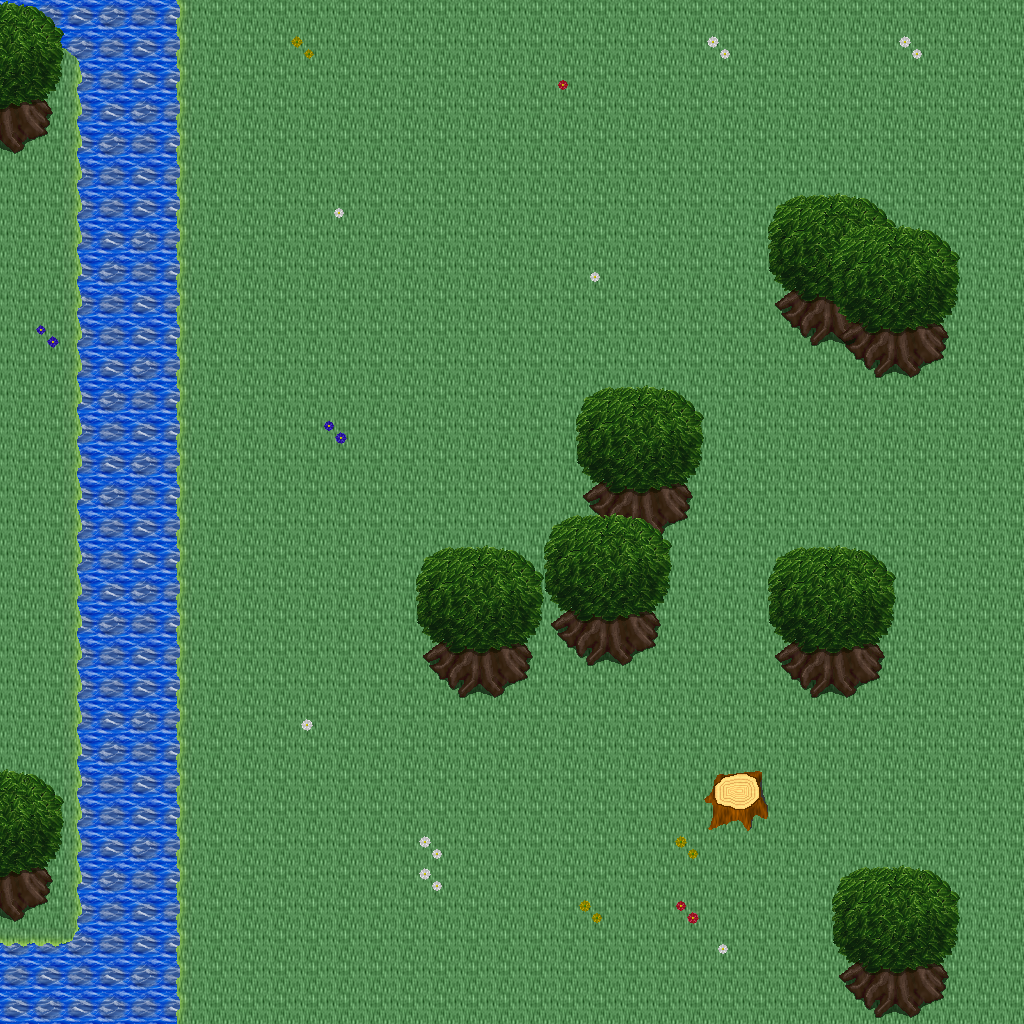

A 2D game scene composited from a Tiled map and its tileset images. What follows is a short description and the map's XML, with each tile layer's data collapsed to a summary:
An orthogonal 32x32 tile map with 32x32 px tiles, 5 tile layers (Ground, Objects, Objects2, Above, ...), 1 hidden layer not drawn, 42 tilesets.

<map version="1.10" tiledversion="1.11.0" orientation="orthogonal" renderorder="right-down" width="32" height="32" tilewidth="32" tileheight="32" infinite="0" nextlayerid="11" nextobjectid="1">
 <tileset firstgid="1" name="logic_collision" tilewidth="32" tileheight="32" tilecount="1" columns="1">
  <image source="../drawable/logic_collision.png" width="32" height="32" />
 </tileset>
 <tileset firstgid="2" name="building_decoration_orbpedestal" tilewidth="32" tileheight="32" tilecount="2" columns="1">
  <image source="../drawable/building_decoration_orbpedestal.png" width="32" height="64" />
 </tileset>
 <tileset firstgid="4" name="building_decoration_block" tilewidth="32" tileheight="32" tilecount="2" columns="2">
  <image source="../drawable/building_decoration_block.png" width="64" height="32" />
 </tileset>
 <tileset firstgid="6" name="building_decoration_chimney" tilewidth="32" tileheight="32" tilecount="2" columns="1">
  <image source="../drawable/building_decoration_chimney.png" width="32" height="64" />
 </tileset>
 <tileset firstgid="8" name="building_fence_fence_chunky" tilewidth="32" tileheight="32" tilecount="21" columns="3">
  <image source="../drawable/building_fence_fence_chunky.png" width="96" height="224" />
 </tileset>
 <tileset firstgid="29" name="ground_cobbled_paving" tilewidth="32" tileheight="32" tilecount="1" columns="1">
  <image source="../drawable/ground_cobbled_paving.png" width="32" height="32" />
 </tileset>
 <tileset firstgid="30" name="ground_gravel" tilewidth="32" tileheight="32" tilecount="1" columns="1">
  <image source="../drawable/ground_gravel.png" width="32" height="32" />
 </tileset>
 <tileset firstgid="31" name="ground_stone_floors" tilewidth="32" tileheight="32" tilecount="6" columns="3">
  <image source="../drawable/ground_stone_floors.png" width="96" height="64" />
 </tileset>
 <tileset firstgid="37" name="ground_ground" tilewidth="32" tileheight="32" tilecount="33" columns="3">
  <image source="../drawable/ground_ground.png" width="96" height="352" />
 </tileset>
 <tileset firstgid="70" name="plant_bush_hedge" tilewidth="32" tileheight="32" tilecount="35" columns="5">
  <image source="../drawable/plant_bush_hedge.png" width="160" height="224" />
 </tileset>
 <tileset firstgid="105" name="plant_bush_various_small" tilewidth="32" tileheight="32" tilecount="9" columns="3">
  <image source="../drawable/plant_bush_various_small.png" width="96" height="96" />
 </tileset>
 <tileset firstgid="114" name="plant_flower_daisy_blue" tilewidth="32" tileheight="32" tilecount="8" columns="2">
  <image source="../drawable/plant_flower_daisy_blue.png" width="64" height="128" />
 </tileset>
 <tileset firstgid="122" name="plant_flower_daisy_red" tilewidth="32" tileheight="32" tilecount="8" columns="2">
  <image source="../drawable/plant_flower_daisy_red.png" width="64" height="128" />
 </tileset>
 <tileset firstgid="130" name="plant_flower_daisy_white" tilewidth="32" tileheight="32" tilecount="8" columns="2">
  <image source="../drawable/plant_flower_daisy_white.png" width="64" height="128" />
 </tileset>
 <tileset firstgid="138" name="plant_flower_daisy_yellow" tilewidth="32" tileheight="32" tilecount="8" columns="2">
  <image source="../drawable/plant_flower_daisy_yellow.png" width="64" height="128" />
 </tileset>
 <tileset firstgid="146" name="plant_vine_plait" tilewidth="32" tileheight="32" tilecount="9" columns="3">
  <image source="../drawable/plant_vine_plait.png" width="96" height="96" />
 </tileset>
 <tileset firstgid="155" name="furniture_light_iron_lamp" tilewidth="32" tileheight="32" tilecount="3" columns="1">
  <image source="../drawable/furniture_light_iron_lamp.png" width="32" height="96" />
 </tileset>
 <tileset firstgid="158" name="furniture_light_flames" tilewidth="32" tileheight="32" tilecount="6" columns="6">
  <image source="../drawable/furniture_light_flames.png" width="192" height="32" />
 </tileset>
 <tileset firstgid="164" name="ground_grass_corners" tilewidth="32" tileheight="32" tilecount="24" columns="6">
  <image source="../drawable/ground_grass_corners.png" width="192" height="128" />
 </tileset>
 <tileset firstgid="188" name="ground_grass_edges" tilewidth="32" tileheight="32" tilecount="36" columns="12">
  <image source="../drawable/ground_grass_edges.png" width="384" height="96" />
 </tileset>
 <tileset firstgid="224" name="plant_tree_tree_golden_large" tilewidth="32" tileheight="32" tilecount="24" columns="4">
  <image source="../drawable/plant_tree_tree_golden_large.png" width="128" height="192" />
 </tileset>
 <tileset firstgid="248" name="ground_water_dungeon_water" tilewidth="32" tileheight="32" tilecount="30" columns="3">
  <image source="../drawable/ground_water_dungeon_water.png" width="96" height="320" />
 </tileset>
 <tileset firstgid="278" name="plant_indoor_pot_plant_1" tilewidth="32" tileheight="32" tilecount="12" columns="6">
  <image source="../drawable/plant_indoor_pot_plant_1.png" width="192" height="64" />
 </tileset>
 <tileset firstgid="290" name="logic_creature_human_imperial" tilewidth="32" tileheight="32" tilecount="16" columns="8">
  <image source="../drawable/logic_creature_human_imperial.png" width="256" height="64" />
 </tileset>
 <tileset firstgid="306" name="item_statue_metal_and_stone" tilewidth="32" tileheight="32" tilecount="6" columns="3">
  <image source="../drawable/item_statue_metal_and_stone.png" width="96" height="64" />
 </tileset>
 <tileset firstgid="312" name="item_statue_grey_stone" tilewidth="32" tileheight="32" tilecount="4" columns="2">
  <image source="../drawable/item_statue_grey_stone.png" width="64" height="64" />
 </tileset>
 <tileset firstgid="316" name="building_castle" tilewidth="32" tileheight="32" tilecount="320" columns="20">
  <image source="../drawable/building_castle.png" width="640" height="512" />
 </tileset>
 <tileset firstgid="636" name="building_church" tilewidth="32" tileheight="32" tilecount="56" columns="8">
  <image source="../drawable/building_church.png" width="256" height="224" />
 </tileset>
 <tileset firstgid="692" name="item_pot_pot_golden" tilewidth="32" tileheight="32" tilecount="4" columns="4">
  <image source="../drawable/item_pot_pot_golden.png" width="128" height="32" />
 </tileset>
 <tileset firstgid="696" name="furniture_table_bench" tilewidth="32" tileheight="32" tilecount="3" columns="3">
  <image source="../drawable/furniture_table_bench.png" width="96" height="32" />
 </tileset>
 <tileset firstgid="699" name="item_statue_green_stone" tilewidth="32" tileheight="32" tilecount="12" columns="4">
  <image source="../drawable/item_statue_green_stone.png" width="128" height="96" />
 </tileset>
 <tileset firstgid="711" name="item_statue_green_stone_2" tilewidth="32" tileheight="32" tilecount="6" columns="2">
  <image source="../drawable/item_statue_green_stone_2.png" width="64" height="96" />
 </tileset>
 <tileset firstgid="717" name="plant_bush_hosta" tilewidth="32" tileheight="32" tilecount="9" columns="3">
  <image source="../drawable/plant_bush_hosta.png" width="96" height="96" />
 </tileset>
 <tileset firstgid="726" name="plant_tree_tree_green" tilewidth="32" tileheight="32" tilecount="88" columns="8">
  <image source="../drawable/plant_tree_tree_green.png" width="256" height="352" />
 </tileset>
 <tileset firstgid="814" name="item_banners_flag" tilewidth="32" tileheight="32" tilecount="12" columns="3">
  <image source="../drawable/item_banners_flag.png" width="96" height="128" />
 </tileset>
 <tileset firstgid="826" name="furniture_table_long_front_on" tilewidth="32" tileheight="32" tilecount="3" columns="1">
  <image source="../drawable/furniture_table_long_front_on.png" width="32" height="96" />
 </tileset>
 <tileset firstgid="829" name="item_flagpole" tilewidth="32" tileheight="32" tilecount="3" columns="1">
  <image source="../drawable/item_flagpole.png" width="32" height="96" />
 </tileset>
 <tileset firstgid="832" name="logic_portal" tilewidth="32" tileheight="32" tilecount="24" columns="8">
  <image source="../drawable/logic_portal.png" width="256" height="96" />
 </tileset>
 <tileset firstgid="856" name="logic_creature_animal" tilewidth="32" tileheight="32" tilecount="32" columns="8">
  <image source="../drawable/logic_creature_animal.png" width="256" height="128" />
 </tileset>
 <tileset firstgid="888" name="plant_tree_spruce" tilewidth="32" tileheight="32" tilecount="6" columns="2">
  <image source="../drawable/plant_tree_spruce.png" width="64" height="96" />
 </tileset>
 <tileset firstgid="894" name="light_light_5x5" tilewidth="32" tileheight="32" tilecount="25" columns="5">
  <image source="../drawable/light_light_5x5.png" width="160" height="160" />
 </tileset>
 <tileset firstgid="919" name="plant_stump_stump_brown" tilewidth="32" tileheight="32" tilecount="4" columns="2">
  <image source="../drawable/plant_stump_stump_brown.png" width="64" height="64" />
 </tileset>
 <layer id="1" name="Ground" width="32" height="32">
  <data>[1024 cells, 1024 non-empty, 4 distinct tile ids]</data>
 </layer>
 <layer id="2" name="Objects" width="32" height="32">
  <data>[1024 cells, 141 non-empty, 27 distinct tile ids]</data>
 </layer>
 <layer id="3" name="Objects2" width="32" height="32">
  <data>[1024 cells, 6 non-empty, 6 distinct tile ids]</data>
 </layer>
 <layer id="4" name="Above" width="32" height="32">
  <data>[1024 cells, 72 non-empty, 12 distinct tile ids]</data>
 </layer>
 <layer id="5" name="Above2" width="32" height="32">
  <data>[1024 cells, 24 non-empty, 12 distinct tile ids]</data>
 </layer>
 <layer id="6" name="Walkable" width="32" height="32" visible="0">
  <data>[1024 cells, 204 non-empty, 1 distinct tile ids]</data>
 </layer>
 <objectgroup id="7" name="Mapevents" />
 <objectgroup id="8" name="Spawn" />
 <objectgroup id="9" name="Keys" />
 <objectgroup id="10" name="Replace" />
</map>
